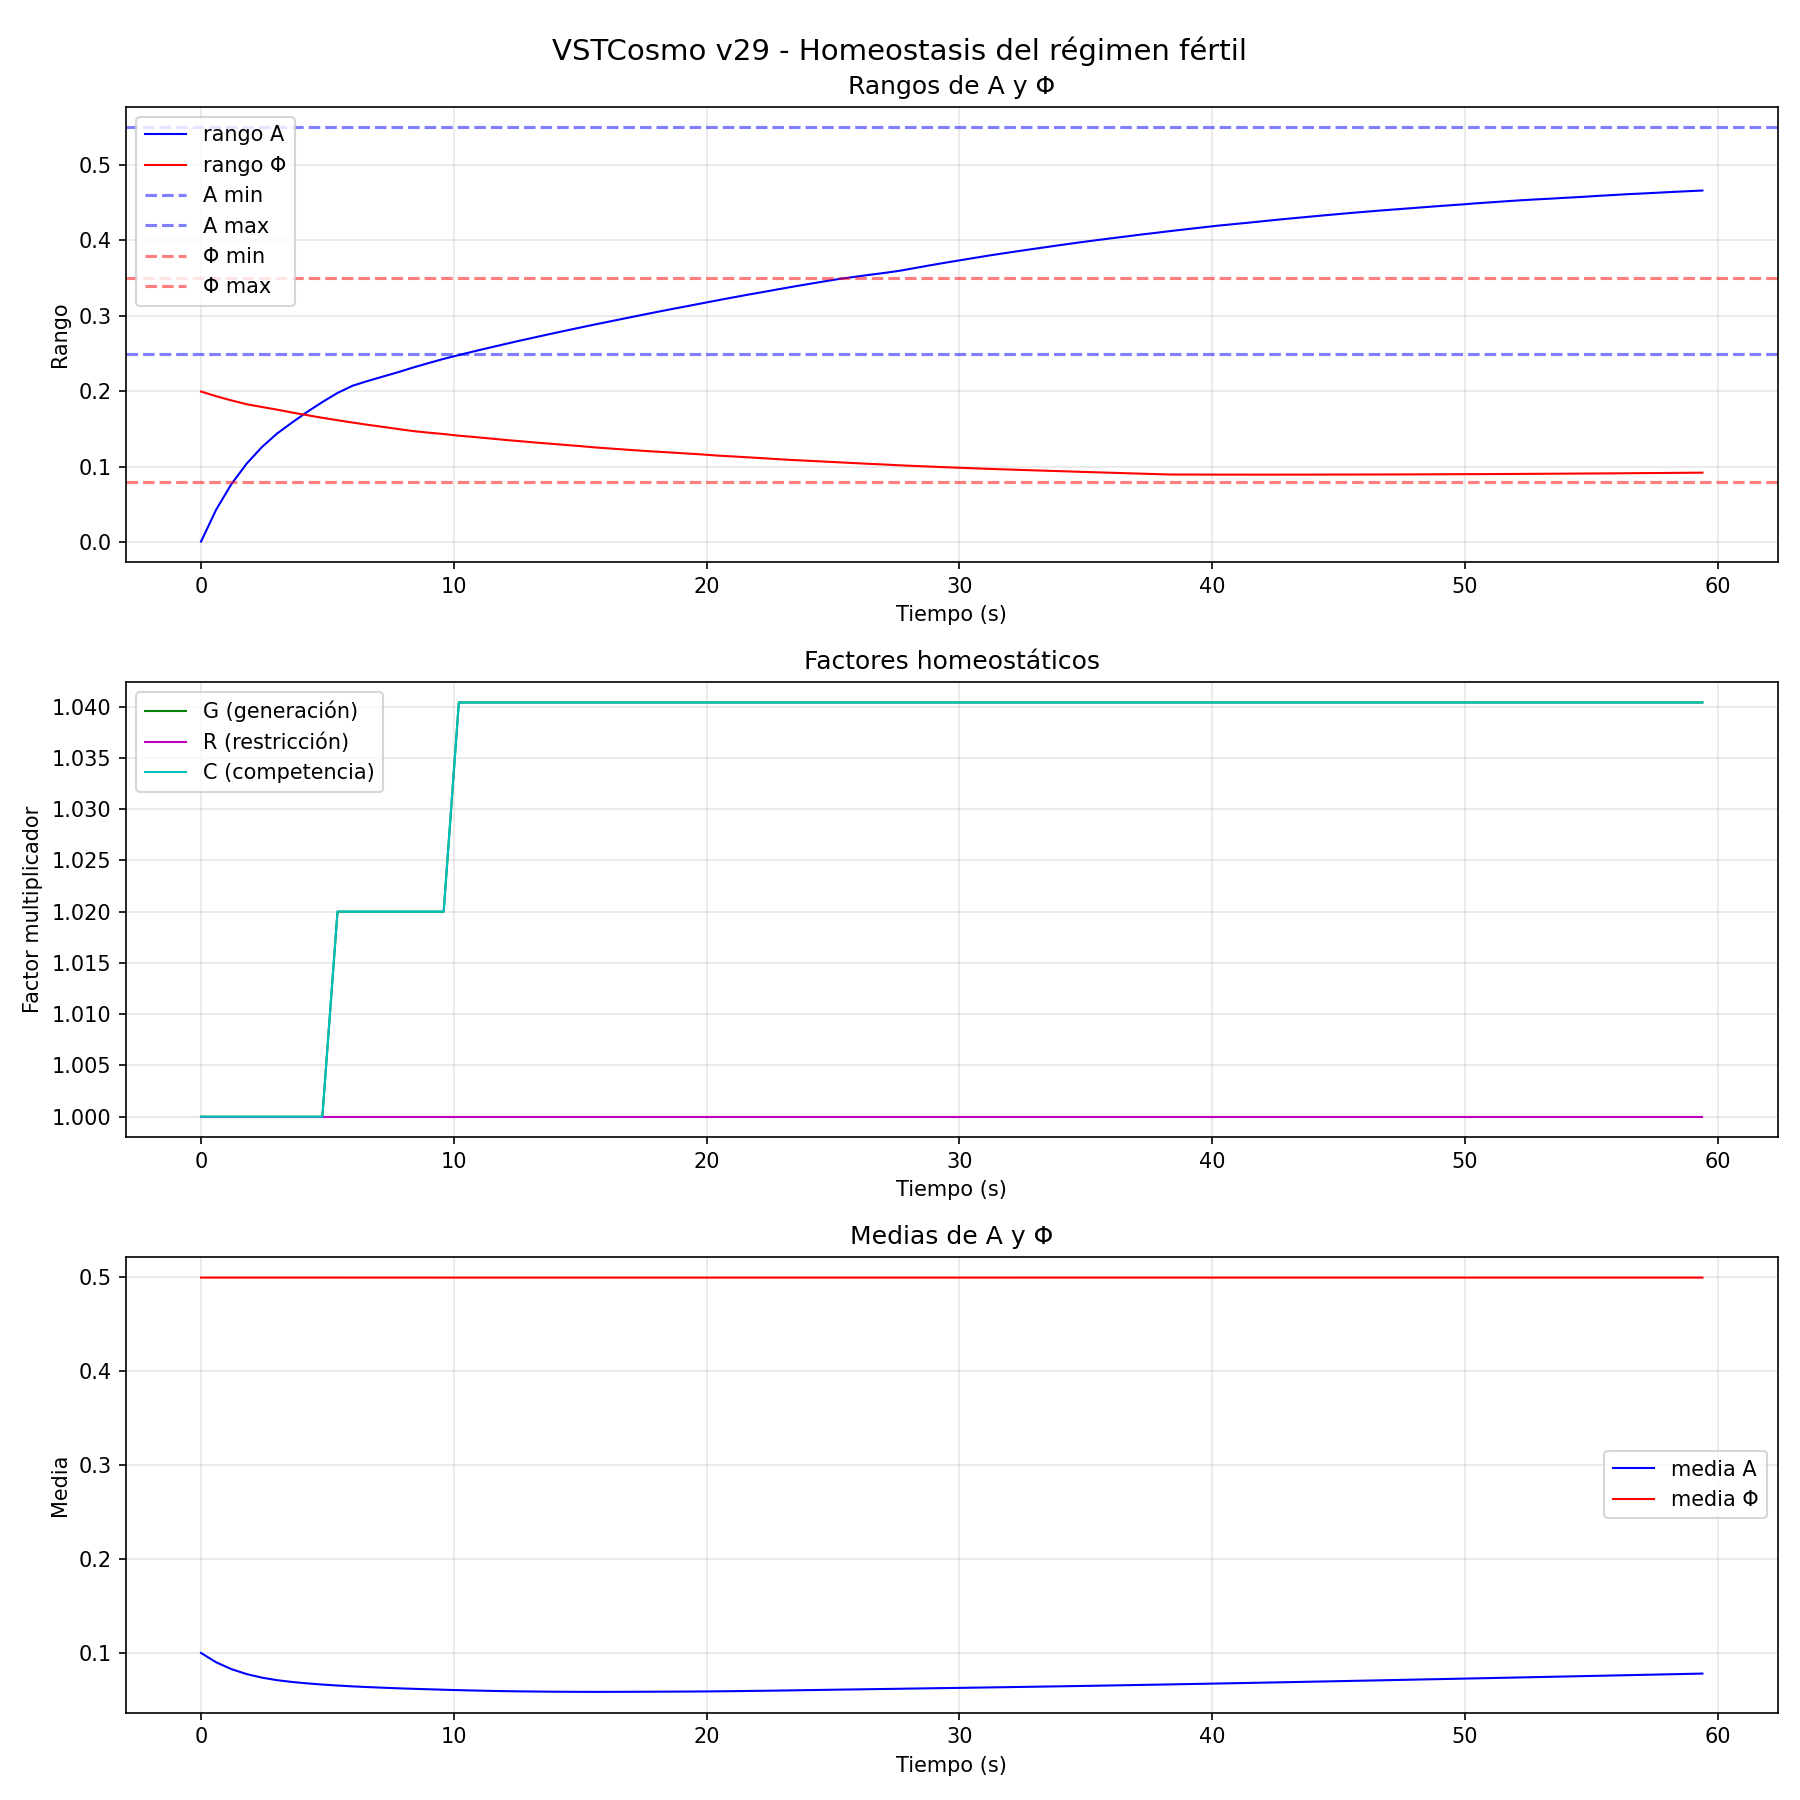

This chart was generated by the following Python code:
#!/usr/bin/env python3
"""
VSTCosmo - v29: Homeostasis del régimen fértil
El sistema regula su propia distancia al colapso.
No optimiza señal. Mantiene rangos viables de A y Φ.
"""

import numpy as np
import scipy.io.wavfile as wav
import matplotlib.pyplot as plt
import warnings
warnings.filterwarnings('ignore')

# ============================================================
# PARÁMETROS
# ============================================================
DIM_FREQ = 32
DIM_TIME = 100
DT = 0.01
DURACION_SIM = 60.0  # más largo para estabilización
N_PASOS = int(DURACION_SIM / DT)

# Parámetros base (de v28)
DECAIMIENTO_PHI = 0.01
GANANCIA_GENERACION_BASE = 0.05
GANANCIA_SOSTENIMIENTO = 0.25
DIFUSION_BASE = 0.20

REFUERZO_A = 0.15
INHIBICION_A = 0.2
DIFUSION_A = 0.08
FUERZA_RELIEVE = 0.08
K_COMP_BASE = 0.05

# Límites globales
LIMITE_ATENCION = DIM_FREQ * DIM_TIME * 0.35
INHIB_GLOBAL = 0.5

# Módulos de entrada
MOD_DECAY = 1.0
MOD_GENERACION = 1.5

# Parámetros de Ψ
TASA_CRECIMIENTO = 0.10
TASA_DISIPACION = 0.03
GANANCIA_HISTORIA = 0.5
FUERZA_ESTABILIDAD = 0.1
BLOQUEO_MAXIMO_BASE = 0.8

# Parámetros de Ω
TASA_OMEGA = 0.15
DISIPACION_OMEGA = 0.05
FUERZA_COHERENCIA = 0.2

# Rangos viables para homeostasis (no óptimos, solo para evitar colapso)
A_RANGE_MIN = 0.25
A_RANGE_MAX = 0.55
PHI_RANGE_MIN = 0.08
PHI_RANGE_MAX = 0.35

# Homeostasis: factores multiplicadores (inician en 1.0)
G = 1.0   # generación
R = 1.0   # restricción (BLOQUEO_MAXIMO)
C = 1.0   # competencia (K_COMP)

# Intervalo de ajuste homeostático (cada 500 pasos ~5 segundos)
HOMEOSTASIS_INTERVALO = 500

LIMITE_MIN = 0.0
LIMITE_MAX = 1.0

ENTRADA = "Voz_Estudio.wav"  # una sola entrada para observar homeostasis


# ============================================================
# FUNCIONES BASE
# ============================================================
def cargar_audio(ruta):
    sr, data = wav.read(ruta)
    if data.dtype == np.int16:
        data = data.astype(np.float32) / 32768.0
    if data.ndim == 2:
        data = data.mean(axis=1)
    max_val = np.max(np.abs(data))
    if max_val > 0:
        data = data / max_val
    return sr, data


def inicializar_campo():
    np.random.seed(42)
    return np.random.rand(DIM_FREQ, DIM_TIME) * 0.2 + 0.4


def inicializar_atencion():
    return np.ones((DIM_FREQ, DIM_TIME), dtype=np.float32) * 0.1


def inicializar_memoria():
    return np.zeros((DIM_FREQ, DIM_TIME), dtype=np.float32)


def vecinos(X):
    return (np.roll(X, 1, axis=0) + np.roll(X, -1, axis=0) +
            np.roll(X, 1, axis=1) + np.roll(X, -1, axis=1)) / 4.0


def perfil_modulacion(muestra):
    m = (muestra + 1.0) / 2.0
    m = np.clip(m, 0.0, 1.0)
    banda = int(m * (DIM_FREQ - 1))
    perfil = np.zeros(DIM_FREQ)
    for i in range(DIM_FREQ):
        distancia = min(abs(i - banda), DIM_FREQ - abs(i - banda))
        perfil[i] = np.exp(-(distancia ** 2) / 8.0)
    return perfil


def actualizar_memoria_estabilidad(Psi, Phi, A):
    cambio_local = np.abs(Phi - vecinos(Phi))
    cambio_norm = cambio_local / (cambio_local + 0.1)
    dPsi = (TASA_CRECIMIENTO * A * (1 - cambio_norm) * (1 - Psi) -
            TASA_DISIPACION * Psi) * DT
    Psi = Psi + dPsi
    return np.clip(Psi, 0.0, 1.0)


def actualizar_memoria_coherencia(Omega, Phi, Phi_prev, Phi_prev2, A):
    cambio_actual = Phi - Phi_prev
    cambio_anterior = Phi_prev - Phi_prev2
    signo_actual = np.tanh(cambio_actual * 10)
    signo_anterior = np.tanh(cambio_anterior * 10)
    coherencia = (1 + signo_actual * signo_anterior) / 2
    dOmega = (TASA_OMEGA * A * coherencia * (1 - Omega) -
              DISIPACION_OMEGA * Omega) * DT
    Omega = Omega + dOmega
    return np.clip(Omega, 0.0, 1.0)


def actualizar_campo(Phi, A, muestra, Psi, ganancia_gen, bloqueo_max):
    perfil = perfil_modulacion(muestra)
    promedio_local = vecinos(Phi)
    perfil_2d = perfil.reshape(-1, 1)
    
    difusion = DIFUSION_BASE * (promedio_local - Phi)
    
    desviacion = Phi - promedio_local
    generacion_base = ganancia_gen * desviacion * (1 - desviacion**2)
    mod_entrada = (1 + MOD_GENERACION * perfil_2d)
    mod_memoria = (1 - GANANCIA_HISTORIA * Psi)
    generacion = generacion_base * mod_entrada * mod_memoria
    
    mod_entrada_decay = 1 - MOD_DECAY * perfil_2d
    decaimiento = -DECAIMIENTO_PHI * (Phi - promedio_local) * mod_entrada_decay
    
    sostenimiento = GANANCIA_SOSTENIMIENTO * A * (Phi - promedio_local)
    
    dPhi_propuesto = difusion + generacion + decaimiento + sostenimiento
    dPhi_real = dPhi_propuesto * (1 - bloqueo_max * Psi)
    
    Phi = Phi + DT * dPhi_real
    return np.clip(Phi, LIMITE_MIN, LIMITE_MAX)


def actualizar_atencion(A, Phi, Psi, Omega, k_comp):
    vA = vecinos(A)
    auto = REFUERZO_A * A * (1.0 - A)
    inhib_local = -INHIBICION_A * vA
    difusion = DIFUSION_A * (vA - A)
    
    relieve_local = np.abs(Phi - vecinos(Phi))
    max_relieve = np.max(relieve_local)
    if max_relieve > 0:
        relieve_local = relieve_local / max_relieve
    
    acoplamiento_relieve = FUERZA_RELIEVE * (relieve_local - A)
    acoplamiento_estabilidad = FUERZA_ESTABILIDAD * (Psi - A)
    acoplamiento_coherencia = FUERZA_COHERENCIA * (Omega - A)
    
    # Competencia por recurso
    A_mean = np.mean(A)
    competencia = -k_comp * (A - A_mean)
    
    dA = (auto + inhib_local + difusion +
          acoplamiento_relieve +
          acoplamiento_estabilidad +
          acoplamiento_coherencia +
          competencia)
    
    # Competencia global suave
    atencion_total = np.sum(A)
    if atencion_total > LIMITE_ATENCION:
        exceso = (atencion_total - LIMITE_ATENCION) / LIMITE_ATENCION
        dA += -INHIB_GLOBAL * exceso * A
    
    dA += np.random.randn(*A.shape) * 0.001
    A = A + DT * dA
    return np.clip(A, LIMITE_MIN, LIMITE_MAX)


# ============================================================
# HOMEOSTASIS
# ============================================================
def homeostasis(A, Phi, G, R, C):
    rango_A = np.max(A) - np.min(A)
    rango_Phi = np.max(Phi) - np.min(Phi)
    
    ajustes = []
    
    # Regulación de rango_A
    if rango_A < A_RANGE_MIN:
        G *= 1.02
        C *= 1.02
        ajustes.append(f"bajo rango_A: G={G:.3f}, C={C:.3f}")
    elif rango_A > A_RANGE_MAX:
        R *= 1.02
        G *= 0.98
        ajustes.append(f"alto rango_A: R={R:.3f}, G={G:.3f}")
    
    # Regulación de rango_Phi
    if rango_Phi < PHI_RANGE_MIN:
        G *= 1.02
        ajustes.append(f"bajo rango_Phi: G={G:.3f}")
    elif rango_Phi > PHI_RANGE_MAX:
        R *= 1.03
        G *= 0.97
        ajustes.append(f"alto rango_Phi: R={R:.3f}, G={G:.3f}")
    
    # Mantener en rangos razonables
    G = np.clip(G, 0.3, 3.0)
    R = np.clip(R, 0.3, 3.0)
    C = np.clip(C, 0.3, 3.0)
    
    return G, R, C, ajustes


# ============================================================
# SIMULACIÓN PRINCIPAL
# ============================================================
def main():
    print("=" * 100)
    print("VSTCosmo - v29: Homeostasis del régimen fértil")
    print("El sistema regula su distancia al colapso (cierre vs saturación)")
    print(f"Duración de simulación: {DURACION_SIM} segundos")
    print("=" * 100)
    
    sr = 48000
    duracion = DURACION_SIM
    
    print("\n[1] Cargando archivo...")
    _, audio = cargar_audio(ENTRADA)
    print(f"    {ENTRADA}: {len(audio)/sr:.1f}s")
    
    n_muestras = int(duracion * sr)
    audio = audio[:n_muestras] if len(audio) > n_muestras else audio
    audio = audio / np.max(np.abs(audio))
    
    print("\n[2] Inicializando sistema...")
    Phi = inicializar_campo()
    A = inicializar_atencion()
    Psi = inicializar_memoria()
    Omega = inicializar_memoria()
    
    Phi_prev = Phi.copy()
    Phi_prev2 = Phi.copy()
    
    # Parámetros regulados por homeostasis
    G = 1.0
    R = 1.0
    C = 1.0
    
    # Registro para análisis
    registro = {
        'paso': [], 'tiempo': [],
        'rango_A': [], 'rango_Phi': [],
        'media_A': [], 'media_Phi': [],
        'G': [], 'R': [], 'C': []
    }
    
    print("\n[3] Ejecutando simulación con homeostasis...")
    print("-" * 80)
    
    for paso in range(N_PASOS):
        t = paso * DT
        
        # Muestra de audio
        idx = int(t * sr)
        idx = min(idx, len(audio) - 1)
        muestra = audio[idx] if idx >= 0 else 0.0
        
        # Parámetros actuales (modulados por homeostasis)
        ganancia_gen = GANANCIA_GENERACION_BASE * G
        bloqueo_max = np.clip(BLOQUEO_MAXIMO_BASE * R, 0.3, 0.95)
        k_comp = K_COMP_BASE * C
        
        # Actualizar dinámica
        A = actualizar_atencion(A, Phi, Psi, Omega, k_comp)
        Phi = actualizar_campo(Phi, A, muestra, Psi, ganancia_gen, bloqueo_max)
        Psi = actualizar_memoria_estabilidad(Psi, Phi, A)
        Omega = actualizar_memoria_coherencia(Omega, Phi, Phi_prev, Phi_prev2, A)
        
        # Aplicar homeostasis periódicamente
        if paso > 0 and paso % HOMEOSTASIS_INTERVALO == 0:
            G, R, C, ajustes = homeostasis(A, Phi, G, R, C)
            if ajustes:
                t_seg = paso * DT
                print(f"  t={t_seg:.1f}s: " + " | ".join(ajustes))
        
        # Registrar cada cierto tiempo
        if paso % (N_PASOS // 100) == 0:
            registro['paso'].append(paso)
            registro['tiempo'].append(t)
            registro['rango_A'].append(np.max(A) - np.min(A))
            registro['rango_Phi'].append(np.max(Phi) - np.min(Phi))
            registro['media_A'].append(np.mean(A))
            registro['media_Phi'].append(np.mean(Phi))
            registro['G'].append(G)
            registro['R'].append(R)
            registro['C'].append(C)
        
        Phi_prev2 = Phi_prev.copy()
        Phi_prev = Phi.copy()
        
        # Progreso
        if paso % (N_PASOS // 10) == 0:
            pct = 100 * paso // N_PASOS
            print(f"  Progreso: {pct}% | rango_A={np.max(A)-np.min(A):.3f} | rango_Phi={np.max(Phi)-np.min(Phi):.3f}")
    
    print("-" * 80)
    print("Simulación completada.")
    
    # ============================================================
    # VISUALIZACIÓN
    # ============================================================
    print("\n[4] Generando visualización...")
    
    fig, axes = plt.subplots(3, 1, figsize=(12, 12))
    
    # Gráfico 1: rango_A y rango_Phi
    ax = axes[0]
    ax.plot(registro['tiempo'], registro['rango_A'], 'b-', label='rango A', linewidth=1)
    ax.plot(registro['tiempo'], registro['rango_Phi'], 'r-', label='rango Φ', linewidth=1)
    ax.axhline(y=A_RANGE_MIN, color='b', linestyle='--', alpha=0.5, label='A min')
    ax.axhline(y=A_RANGE_MAX, color='b', linestyle='--', alpha=0.5, label='A max')
    ax.axhline(y=PHI_RANGE_MIN, color='r', linestyle='--', alpha=0.5, label='Φ min')
    ax.axhline(y=PHI_RANGE_MAX, color='r', linestyle='--', alpha=0.5, label='Φ max')
    ax.set_xlabel('Tiempo (s)')
    ax.set_ylabel('Rango')
    ax.set_title('Rangos de A y Φ')
    ax.legend()
    ax.grid(True, alpha=0.3)
    
    # Gráfico 2: Factores homeostáticos
    ax = axes[1]
    ax.plot(registro['tiempo'], registro['G'], 'g-', label='G (generación)', linewidth=1)
    ax.plot(registro['tiempo'], registro['R'], 'm-', label='R (restricción)', linewidth=1)
    ax.plot(registro['tiempo'], registro['C'], 'c-', label='C (competencia)', linewidth=1)
    ax.set_xlabel('Tiempo (s)')
    ax.set_ylabel('Factor multiplicador')
    ax.set_title('Factores homeostáticos')
    ax.legend()
    ax.grid(True, alpha=0.3)
    
    # Gráfico 3: Media de A y Φ
    ax = axes[2]
    ax.plot(registro['tiempo'], registro['media_A'], 'b-', label='media A', linewidth=1)
    ax.plot(registro['tiempo'], registro['media_Phi'], 'r-', label='media Φ', linewidth=1)
    ax.set_xlabel('Tiempo (s)')
    ax.set_ylabel('Media')
    ax.set_title('Medias de A y Φ')
    ax.legend()
    ax.grid(True, alpha=0.3)
    
    plt.suptitle('VSTCosmo v29 - Homeostasis del régimen fértil', fontsize=14)
    plt.tight_layout()
    plt.savefig('v29_homeostasis.png', dpi=150)
    print("  Gráfico guardado: v29_homeostasis.png")
    
    # ============================================================
    # ANÁLISIS FINAL
    # ============================================================
    print("\n" + "=" * 100)
    print("ANÁLISIS DEL RÉGIMEN")
    print("=" * 100)
    
    rango_A_final = registro['rango_A'][-1] if registro['rango_A'] else 0
    rango_Phi_final = registro['rango_Phi'][-1] if registro['rango_Phi'] else 0
    
    print(f"\nRango final de A: {rango_A_final:.3f}")
    print(f"Rango final de Φ: {rango_Phi_final:.3f}")
    
    if A_RANGE_MIN < rango_A_final < A_RANGE_MAX:
        print("  ✓ A en rango viable")
    else:
        print("  ✗ A fuera de rango viable")
    
    if PHI_RANGE_MIN < rango_Phi_final < PHI_RANGE_MAX:
        print("  ✓ Φ en rango viable")
    else:
        print("  ✗ Φ fuera de rango viable")
    
    print("\nFactores homeostáticos finales:")
    print(f"  G (generación) = {registro['G'][-1]:.3f}")
    print(f"  R (restricción) = {registro['R'][-1]:.3f}")
    print(f"  C (competencia) = {registro['C'][-1]:.3f}")
    
    print("\n" + "=" * 100)
    print("EXPERIMENTO COMPLETADO")
    print("=" * 100)


if __name__ == "__main__":
    main()
